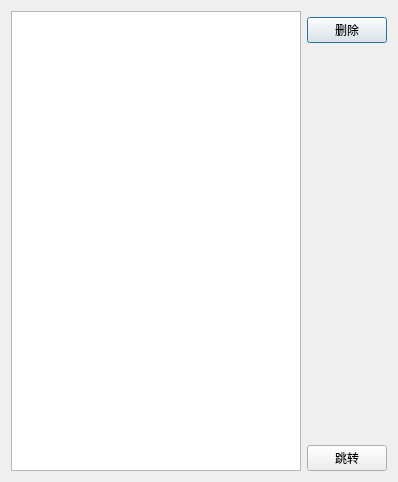
<?xml version="1.0" encoding="UTF-8"?>
<ui version="4.0">
 <class>BookMarkDialog</class>
 <widget class="QDialog" name="BookMarkDialog">
  <property name="geometry">
   <rect>
    <x>0</x>
    <y>0</y>
    <width>398</width>
    <height>482</height>
   </rect>
  </property>
  <property name="windowTitle">
   <string>书签管理器</string>
  </property>
  <layout class="QGridLayout" name="gridLayout">
   <item row="1" column="1">
    <widget class="QPushButton" name="deleteButton">
     <property name="text">
      <string>删除</string>
     </property>
    </widget>
   </item>
   <item row="2" column="1">
    <spacer name="verticalSpacer">
     <property name="orientation">
      <enum>Qt::Vertical</enum>
     </property>
     <property name="sizeHint" stdset="0">
      <size>
       <width>20</width>
       <height>380</height>
      </size>
     </property>
    </spacer>
   </item>
   <item row="3" column="1">
    <widget class="QPushButton" name="zoomToButton">
     <property name="text">
      <string>跳转</string>
     </property>
    </widget>
   </item>
   <item row="0" column="0" rowspan="4">
    <widget class="QListView" name="listView">
     <property name="editTriggers">
      <set>QAbstractItemView::NoEditTriggers</set>
     </property>
    </widget>
   </item>
  </layout>
 </widget>
 <resources/>
 <connections/>
</ui>
